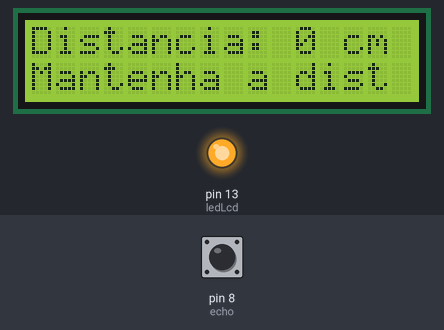
Recording of a sketch running on a simulated Arduino Uno, built with avr-gcc and run on an emulated ATmega328P. Shown: 16×2 character LCD, output pins drawn as LEDs (lit = HIGH). The test bench sets the inputs (shaded band); at power-on: pin 8 (echo) LOW. Pins used as bus, display or sensor lines are not drawn.

Above: at 1.6 s.
1.7 s: pin 8 (echo) pulsed HIGH 5 times (0.12 s each, 0.3 s apart)
At 3.2 s:
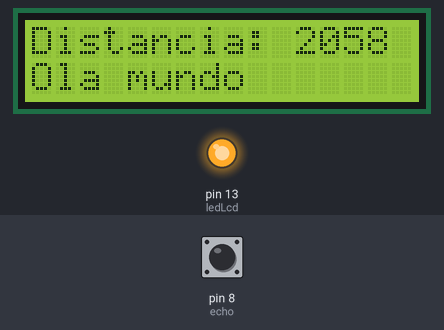
Timing chart, 0 to 4.7 s (numbered marks = the images above; inputs shaded):
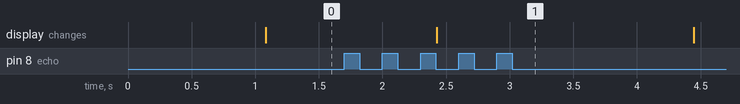

The sketch:

telalcd.ino
```cpp
// Biblioteca do LCD
#include <LiquidCrystal.h>

// Criar variável do LCD
LiquidCrystal lcd(2, 3, 4, 9, 10, 11);

int ledLcd = 13;
int trigger = 7; // Pino do trigger
int echo = 8;    // Pino do echo

// Método para capturar a distância
long distancia(int trigger, int echo) {
  // Trigger porta de saída
  pinMode(trigger, OUTPUT);
  digitalWrite(trigger, LOW); // Desligar porta
  delay(5); // Espere 5 milissegundos
  // Mandando o sinal
  digitalWrite(trigger, HIGH);
  delay(10); // Espere 10 milissegundos
  digitalWrite(trigger, LOW); // Desligar porta

  // Echo porta de entrada
  pinMode(echo, INPUT);
  long duration = pulseIn(echo, HIGH); // Medir o tempo que o sinal leva para voltar
  long distancia = (duration / 2) * 0.0343; // Cálculo da distância em cm

  return distancia;
}

void setup() {
  pinMode(ledLcd, OUTPUT); // Definir ledLcd como saída
  digitalWrite(ledLcd, HIGH); // Ligar os LEDs do LCD
  lcd.begin(16, 2); // Informar que o LCD tem 16 colunas e 2 linhas
  lcd.clear(); // Iniciar o LCD limpo
}

void loop() {
  long dist = distancia(trigger, echo); // Captura a distância

  lcd.setCursor(0, 0); // Iniciar a escrita na linha 0 coluna 0
  lcd.print("Distancia: ");
  lcd.print(dist);
  lcd.print(" cm   "); // Adiciona espaço para limpar possíveis números anteriores

  lcd.setCursor(0, 1); // Linha 1
  if (dist < 100) {
    lcd.print("Mantenha a dist"); // Mensagem de aviso
  } else {
    lcd.print("Ola mundo       "); // Mensagem padrão
  }

  delay(1000); // Aguarde 1 segundo antes de atualizar
}
```

Measured:
- after the input at 1.7 s, the display: changes after 0.73 s (image 1)
